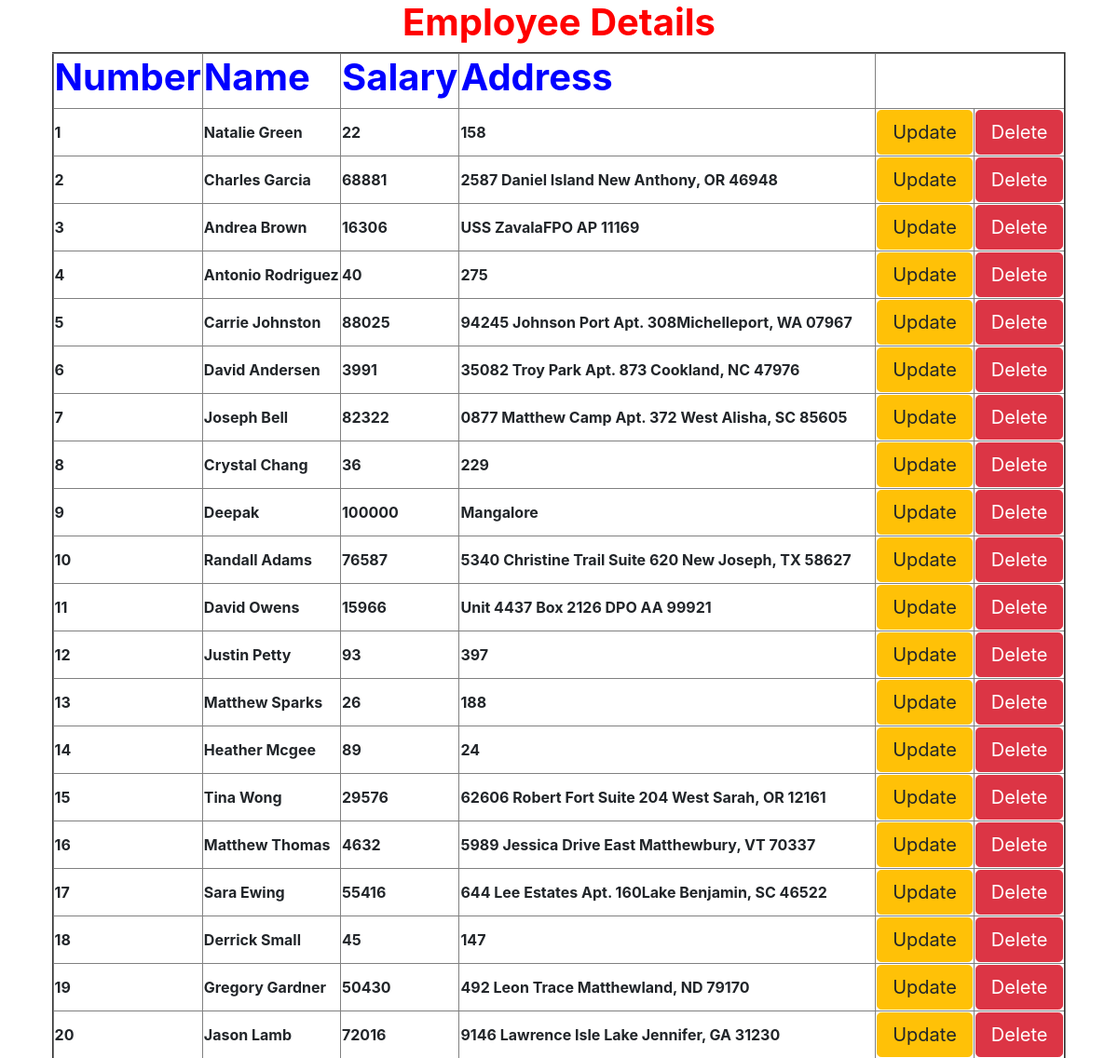
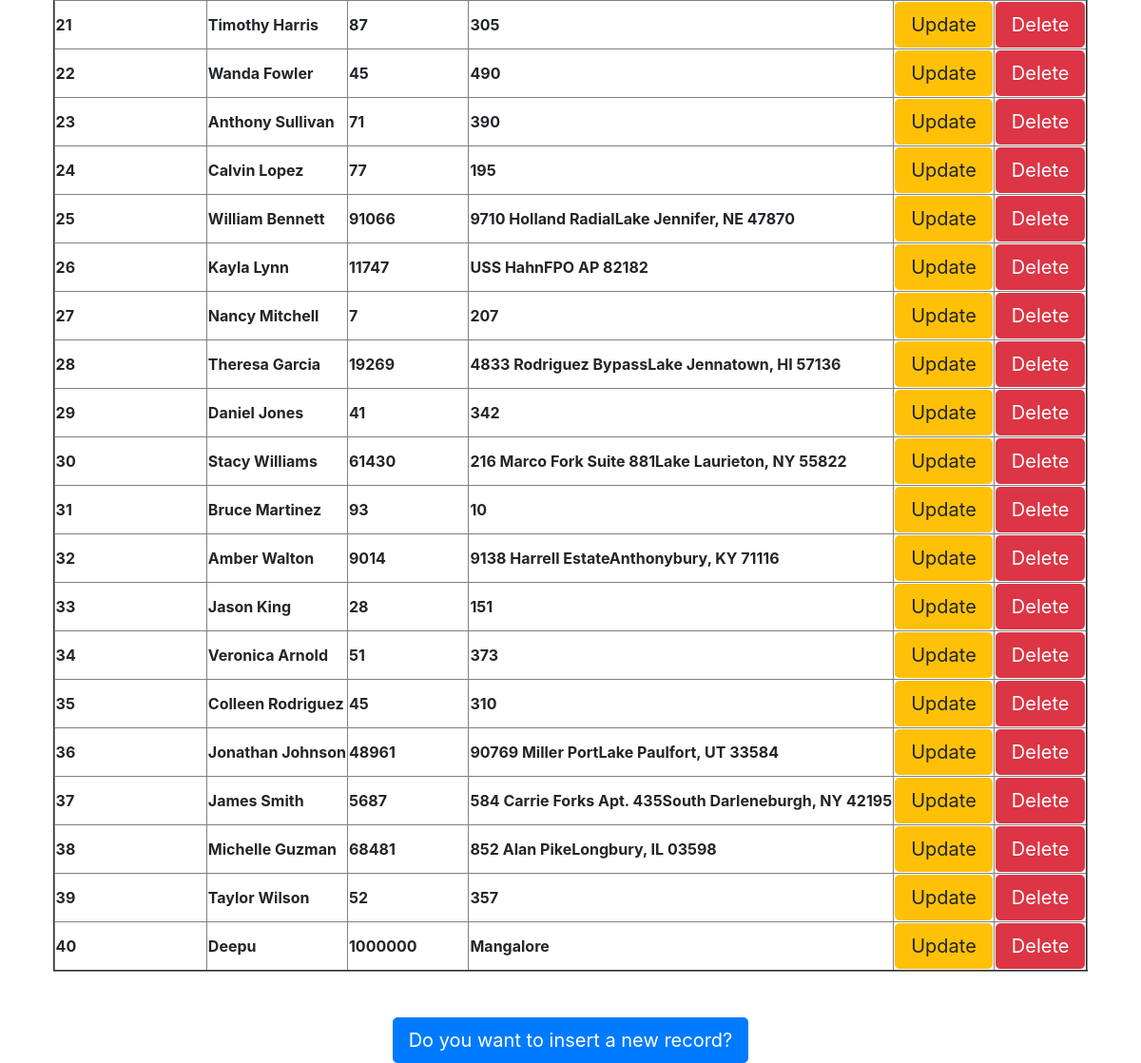
The page / on the database its author committed (2 pictures, top to bottom).
### myApp/models.py (models this page shows)
class Employee(models.Model):
    eno = models.IntegerField()
    ename = models.CharField(max_length = 50)
    esal = models.IntegerField()
    eaddr = models.CharField(max_length = 100)

### myApp/views.py (the view)
# urls.py: url(r'^$',views.display),
def display(request):
    e = Employee.objects.order_by('eno')
    d = {'emp':e}
    return render(request,'myApp/index.html',d)

### templates/myApp/index.html (shortened to what this page needs)
<html>
{% extends 'myApp/parent.html' %}
    {% block for_child %}
    <h1 style="color:red;"><b>Employee Details</b></h1>
    <table border="2">
      <tr style="color:Blue">
        <th><h1><b>Number</b></h1></th>
        <th><h1><b>Name</b></h1></th>
        <th><h1><b>Salary</b></h1></th>
        <th><h1><b>Address</b></h1></th>
      </tr>
      {% for x in emp %}
      <tr>
        <td><b>{{x.eno}}</b></td>
        <td><b>{{x.ename}}</b></td>
        <td><b>{{x.esal}}</b></td>
        <td><b>{{x.eaddr}}</b></td>
        <td><a href ="/update/{{x.id}}" class= "btn btn-lg btn-warning">Update</a>
        <td><a href="/delete/{{x.id}}" class= "btn btn-lg btn-danger">Delete</a>
        </td>
      </tr>
      {% endfor %}
    </table> <br><br>
    <a href="/insert" class= "btn btn-lg btn-primary">Do you want to insert a new record?</a>
      {% endblock %}

### templates/myApp/parent.html (shortened to what this page needs)
<!DOCTYPE html>
<html>
  <head>
    <link rel="stylesheet" href="https://cdn.jsdelivr.net/npm/bootstrap@4.5.3/dist/css/bootstrap.min.css">
  </head>
  <body>
    <div class="container" align="center">
      {% block for_child %}
      {% endblock %}
    </div>
  </body>
</html>

### rows shown on the page
Employee: eno "1", ename "Natalie Green", esal "22", eaddr "158"
Employee: eno "2", ename "Charles Garcia", esal "68881", eaddr "2587 Daniel Island New Anthony, OR 46948"
Employee: eno "3", ename "Andrea Brown", esal "16306", eaddr "USS ZavalaFPO AP 11169"
Employee: eno "4", ename "Antonio Rodriguez", esal "40", eaddr "275"
Employee: eno "5", ename "Carrie Johnston", esal "88025", eaddr "94245 Johnson Port Apt. 308Michelleport, WA 07967"
Employee: eno "6", ename "David Andersen", esal "3991", eaddr "35082 Troy Park Apt. 873 Cookland, NC 47976"
Employee: eno "7", ename "Joseph Bell", esal "82322", eaddr "0877 Matthew Camp Apt. 372 West Alisha, SC 85605"
Employee: eno "8", ename "Crystal Chang", esal "36", eaddr "229"
Employee: eno "9", ename "Deepak", esal "100000", eaddr "Mangalore"
Employee: eno "10", ename "Randall Adams", esal "76587", eaddr "5340 Christine Trail Suite 620 New Joseph, TX 58627"
Employee: eno "11", ename "David Owens", esal "15966", eaddr "Unit 4437 Box 2126 DPO AA 99921"
Employee: eno "12", ename "Justin Petty", esal "93", eaddr "397"
Employee: eno "13", ename "Matthew Sparks", esal "26", eaddr "188"
Employee: eno "14", ename "Heather Mcgee", esal "89", eaddr "24"
Employee: eno "15", ename "Tina Wong", esal "29576", eaddr "62606 Robert Fort Suite 204 West Sarah, OR 12161"
Employee: eno "16", ename "Matthew Thomas", esal "4632", eaddr "5989 Jessica Drive East Matthewbury, VT 70337"
Employee: eno "17", ename "Sara Ewing", esal "55416", eaddr "644 Lee Estates Apt. 160Lake Benjamin, SC 46522"
Employee: eno "18", ename "Derrick Small", esal "45", eaddr "147"
Employee: eno "19", ename "Gregory Gardner", esal "50430", eaddr "492 Leon Trace Matthewland, ND 79170"
Employee: eno "20", ename "Jason Lamb", esal "72016", eaddr "9146 Lawrence Isle Lake Jennifer, GA 31230"
Employee: eno "21", ename "Timothy Harris", esal "87", eaddr "305"
Employee: eno "22", ename "Wanda Fowler", esal "45", eaddr "490"
Employee: eno "23", ename "Anthony Sullivan", esal "71", eaddr "390"
Employee: eno "24", ename "Calvin Lopez", esal "77", eaddr "195"
Employee: eno "25", ename "William Bennett", esal "91066", eaddr "9710 Holland RadialLake Jennifer, NE 47870"
Employee: eno "26", ename "Kayla Lynn", esal "11747", eaddr "USS HahnFPO AP 82182"
Employee: eno "27", ename "Nancy Mitchell", esal "7", eaddr "207"
Employee: eno "28", ename "Theresa Garcia", esal "19269", eaddr "4833 Rodriguez BypassLake Jennatown, HI 57136"
Employee: eno "29", ename "Daniel Jones", esal "41", eaddr "342"
Employee: eno "30", ename "Stacy Williams", esal "61430", eaddr "216 Marco Fork Suite 881Lake Laurieton, NY 55822"
Employee: eno "31", ename "Bruce Martinez", esal "93", eaddr "10"
Employee: eno "32", ename "Amber Walton", esal "9014", eaddr "9138 Harrell EstateAnthonybury, KY 71116"
Employee: eno "33", ename "Jason King", esal "28", eaddr "151"
Employee: eno "34", ename "Veronica Arnold", esal "51", eaddr "373"
Employee: eno "35", ename "Colleen Rodriguez", esal "45", eaddr "310"
Employee: eno "36", ename "Jonathan Johnson", esal "48961", eaddr "90769 Miller PortLake Paulfort, UT 33584"
Employee: eno "37", ename "James Smith", esal "5687", eaddr "584 Carrie Forks Apt. 435South Darleneburgh, NY 42195"
Employee: eno "38", ename "Michelle Guzman", esal "68481", eaddr "852 Alan PikeLongbury, IL 03598"
Employee: eno "39", ename "Taylor Wilson", esal "52", eaddr "357"
Employee: eno "40", ename "Deepu", esal "1000000", eaddr "Mangalore"
